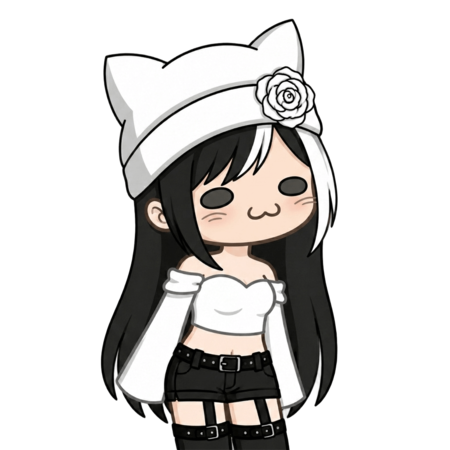
#> input picture tools/sprites/1.png, 450 x 450 px; its folder holds 4 pictures in this run
$ python sprites.py
#> lines starting #> are read from the running program, lines starting #| are printed output that depends on the picture
import os
import math
from PIL import Image

def generar_spritesheet_cuadricula():
    # Carpeta donde está el script
    carpeta_actual = os.path.dirname(os.path.abspath(__file__))

    # Parámetros
    MAX_ANCHO = 2048  # Límite seguro para iOS (2048 o 4096, usamos 2048)
    # También puedes establecer un valor fijo de frames por fila si prefieres:
    # FRAMES_POR_FILA = 4  # descomenta y comenta la línea de cálculo si quieres fijo

    # Buscar imágenes numeradas consecutivamente (1.png, 2.png, ...)
    imagenes_validas = []
    numero = 1
    while True:
        nombre = f"{numero}.png"
        ruta = os.path.join(carpeta_actual, nombre)
        if os.path.exists(ruta):
            imagenes_validas.append(ruta)
            numero += 1
        else:
            break

    if not imagenes_validas:
        print("Error: No se encontraron imágenes numeradas (1.png, 2.png...) en esta carpeta.")
        return

    print(f"Se encontraron {len(imagenes_validas)} frames.")

    # Abrir todas las imágenes
    imagenes = [Image.open(img).convert('RGBA') for img in imagenes_validas]
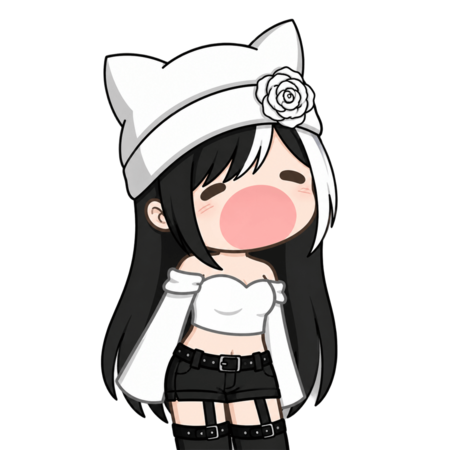
#> input picture tools/sprites/2.png, 450 x 450 px
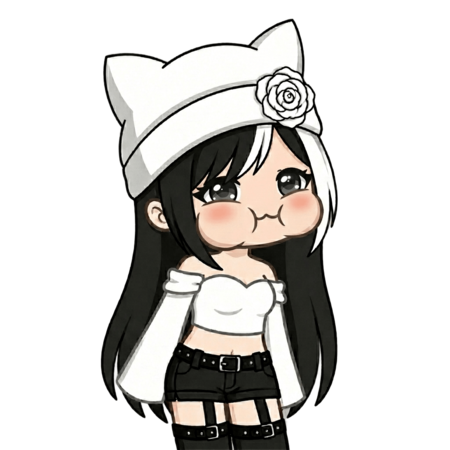
#> input picture tools/sprites/3.png, 450 x 450 px
#> imagenes = 3 items
    ancho_frame, alto_frame = imagenes[0].size
#> ancho_frame = 450; alto_frame = 450

    # Verificar que todas tengan el mismo tamaño
    for img in imagenes:
        if img.size != (ancho_frame, alto_frame):
            print("Advertencia: Las imágenes no tienen el mismo tamaño.")
            # Ajustar? Mejor salir
            return
#> this loop made 3 passes

    # Calcular cuántos frames caben por fila
    frames_por_fila = MAX_ANCHO // ancho_frame
#> frames_por_fila = 4
    if frames_por_fila == 0:
        frames_por_fila = 1  # Si un frame ya es más ancho que el límite, forzar 1 por fila

    total_frames = len(imagenes)
#> total_frames = 3
    filas = math.ceil(total_frames / frames_por_fila)
#> filas = 1

    ancho_total = frames_por_fila * ancho_frame
#> ancho_total = 1800
    alto_total = filas * alto_frame
#> alto_total = 450

    print(f"Distribución: {frames_por_fila} frames por fila, {filas} filas.")
#| Distribución: 4 frames por fila, 1 filas.
    print(f"Dimensiones finales: {ancho_total} x {alto_total} px")
#| Dimensiones finales: 1800 x 450 px

    # Crear lienzo transparente
    spritesheet = Image.new("RGBA", (ancho_total, alto_total), (0, 0, 0, 0))
#> spritesheet: PIL image 1800x450 RGBA; every value is 0

    # Pegar frames en orden
    for idx, img in enumerate(imagenes):
        fila = idx // frames_por_fila
        columna = idx % frames_por_fila
        x = columna * ancho_frame
        y = fila * alto_frame
        spritesheet.paste(img, (x, y))
#> this loop made 3 passes
#> x on passes 1 to 3: 0, 450, 900
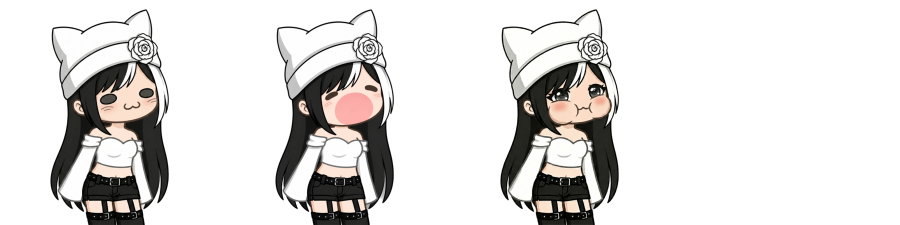
#> spritesheet: PIL image 1800x450 RGBA (shown at 1/2 size); mean R, G, B, A 45.8, 44.2, 42.9, 75.8; transparent parts drawn white

    # Guardar
    salida = os.path.join(carpeta_actual, "Any_normal.png")
    spritesheet.save(salida, "PNG")
    print(f"✅ Spritesheet generado: {salida}")
    print(f"   Tamaño: {ancho_total}x{alto_total} (máximo por dimensión: {max(ancho_total, alto_total)})")
#|    Tamaño: 1800x450 (máximo por dimensión: 1800)

if __name__ == "__main__":
    generar_spritesheet_cuadricula()
